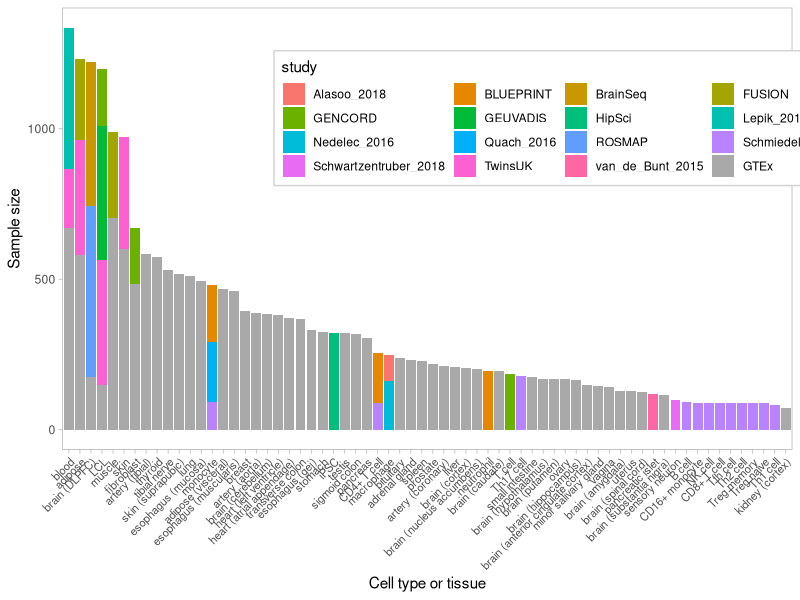
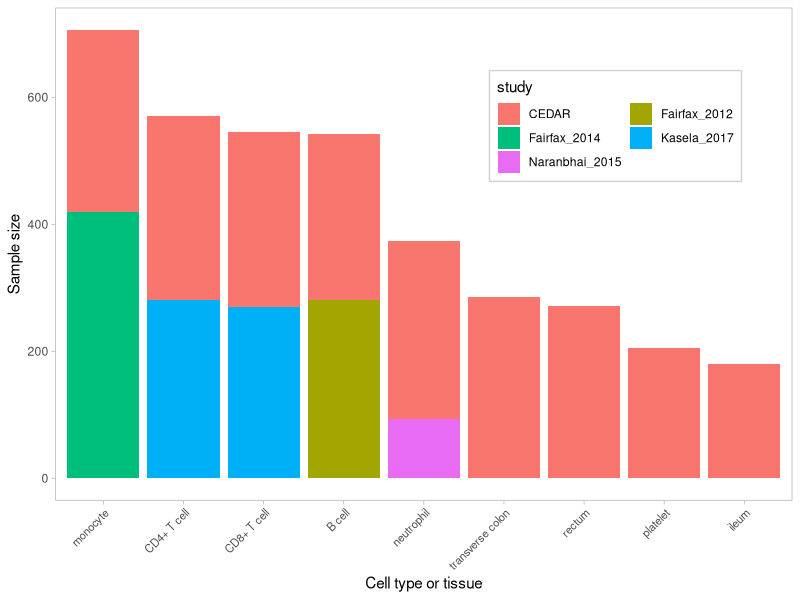

The R source for these figures, in order:
library(tidyverse)
library(ggplot2)

sample_size = readr::read_tsv("dataset_sample_sizes.tsv")

ontology = readr::read_tsv("../../../ontology_mappings/tissue_ontology_mapping.tsv")
friendly_names = readr::read_tsv("../../../ontology_mappings/friendly_names.tsv")

ontology = ontology %>% dplyr::left_join(friendly_names[c("tissue_ontology_id", "tissue_label")], by="tissue_ontology_id")
ontology = ontology %>% dplyr::arrange(tissue_label, study)

studies = dplyr::left_join(sample_size, ontology)

rnaseq_studies = dplyr::filter(studies, type == "RNA-seq")
microarray_studies = dplyr::filter(studies, type == "microarray", study != "Kolberg_2020")

# set GTEx to the bottom of plot stacks
levels = c(sort(setdiff(unique(rnaseq_studies$study), "GTEx")), "GTEx")
rnaseq_studies = rnaseq_studies %>% 
  mutate(study = factor(study, levels))

# assign default colours to studies and dark grey to GTEx 
gg_color_hue <- function(n) {
  # https://stackoverflow.com/questions/8197559/emulate-ggplot2-default-color-palette
  hues = seq(15, 375, length=n+1)
  hcl(h=hues, l=65, c=100)[1:n]
}

adj_names = sort(setdiff(unique(rnaseq_studies$study), "GTEx"))
values = gg_color_hue(length(adj_names))
names(values) = adj_names
clr_values = c(values, c(GTEx="darkgrey"))


draw_plot = function(studies, legend_rows = 4, legend_x_pos = 0.5, legen_y_position=0.8){
  sample_sizes = studies %>% 
    dplyr::group_by(tissue_label) %>% 
    dplyr::mutate(total_sample_size=sum(dataset_sample_size))
  
  plt = ggplot(sample_sizes, aes(x = reorder(tissue_label, -total_sample_size), dataset_sample_size, fill=study)) +
    geom_col() + 
    guides(fill=guide_legend(nrow=legend_rows,byrow=TRUE))+
    xlab("Cell type or tissue") + 
    ylab("Sample size") +
    theme_light() + 
    theme(axis.text.x = element_text(angle = 45, vjust = 1, hjust=1, size = 8),
          panel.grid = element_blank(),
          legend.position=c(legend_x_pos, legen_y_position),
          legend.background = element_rect(colour="lightgrey", 
                                           size=0.5, linetype="solid"))
  
  if("GTEx" %in% sample_sizes$study){
    plt = plt + scale_fill_manual(values=clr_values)
  }
  return(plt)
}

rnaseq_plt = draw_plot(rnaseq_studies, legen_y_position = 0.75, legend_x_pos = 0.68)
ggsave("rnaseq_sample_size.pdf", rnaseq_plt, width = 10, height = 5)

microarr_plt = draw_plot(microarray_studies, legend_rows = 3, legend_x_pos = 0.76, legen_y_position=0.76)
ggsave("microarr_sample_size.pdf", microarr_plt, width = 6, height = 3.7)
